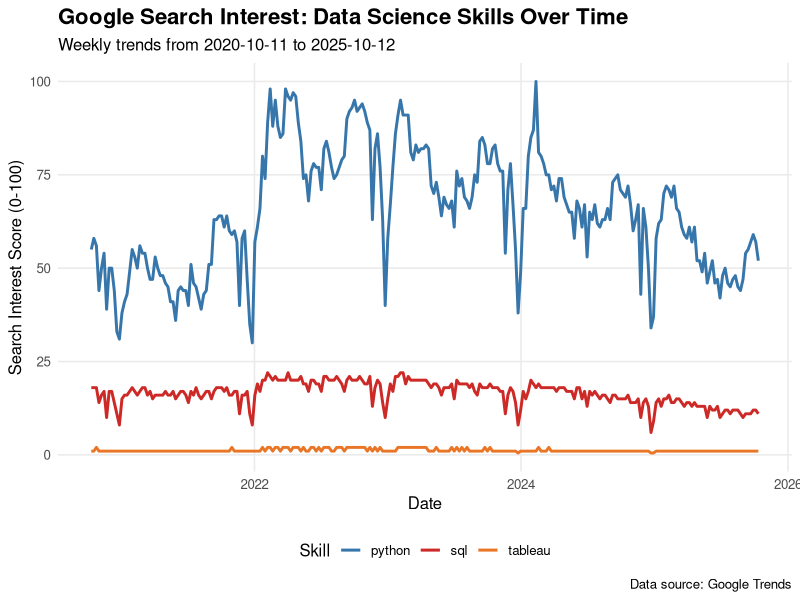
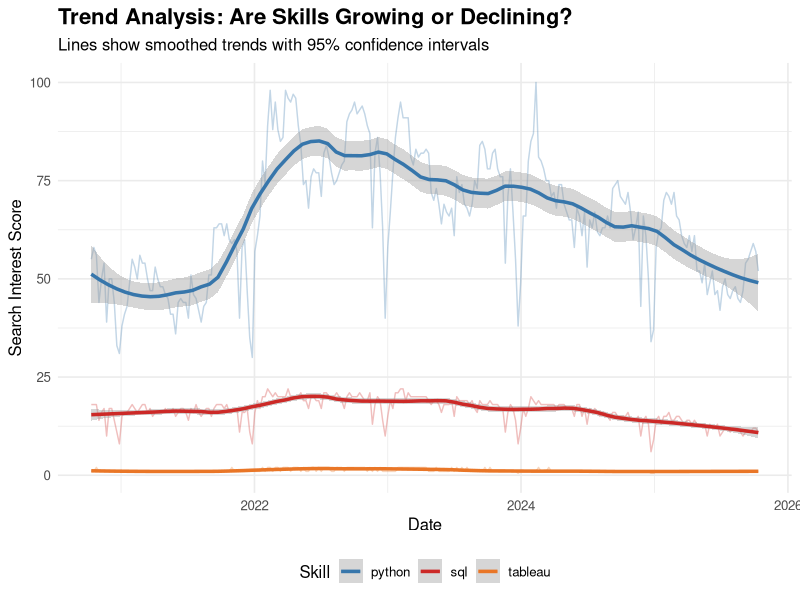
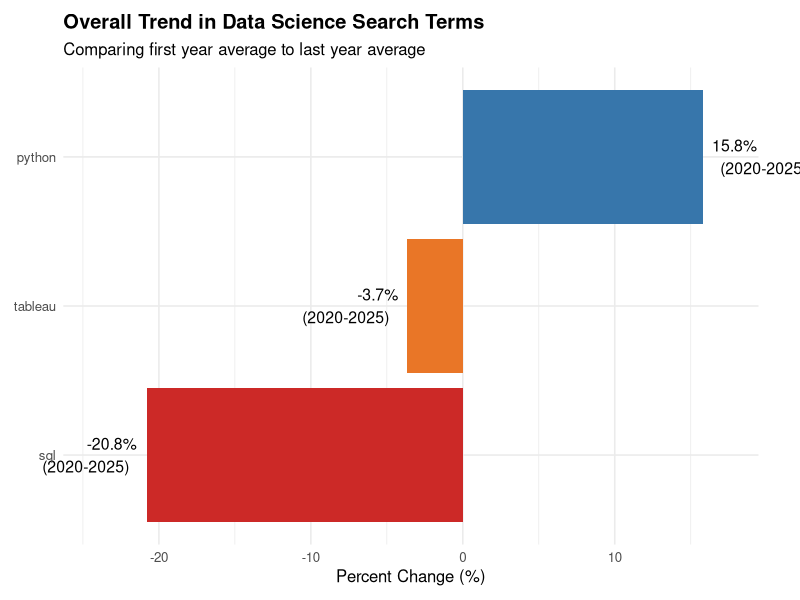
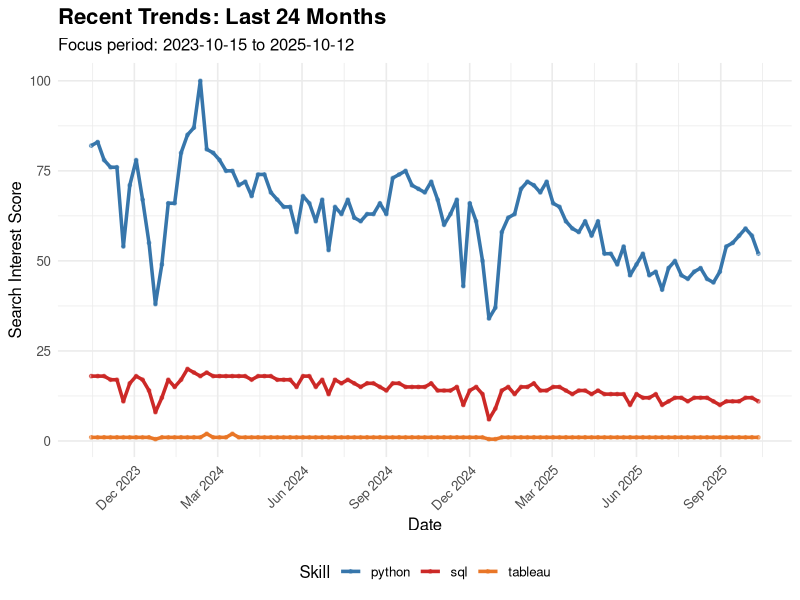
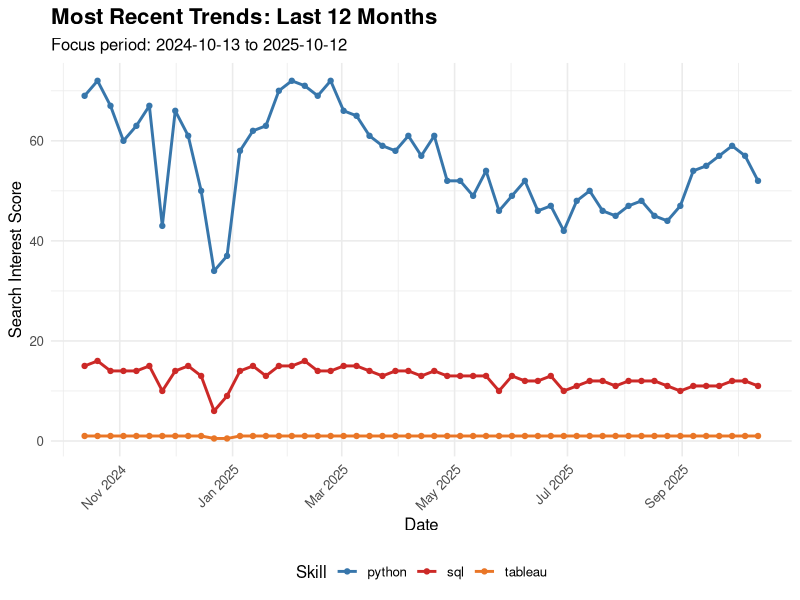
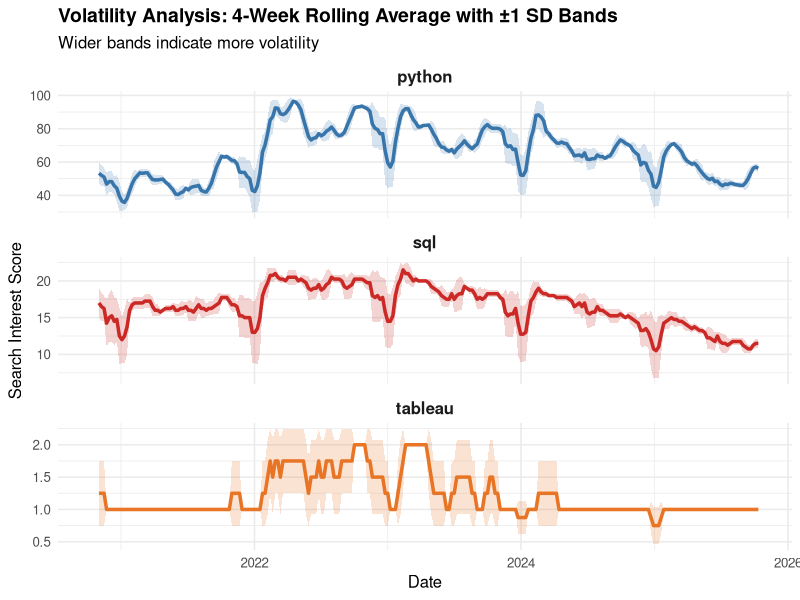
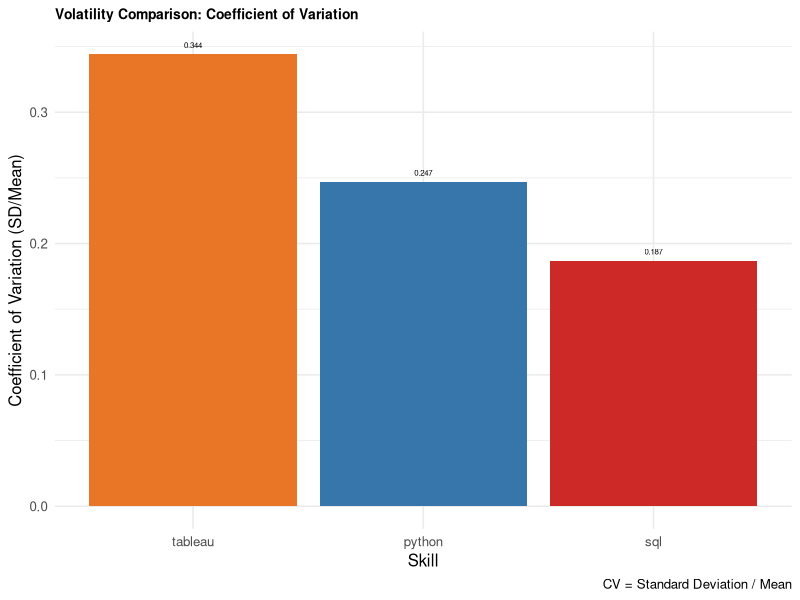
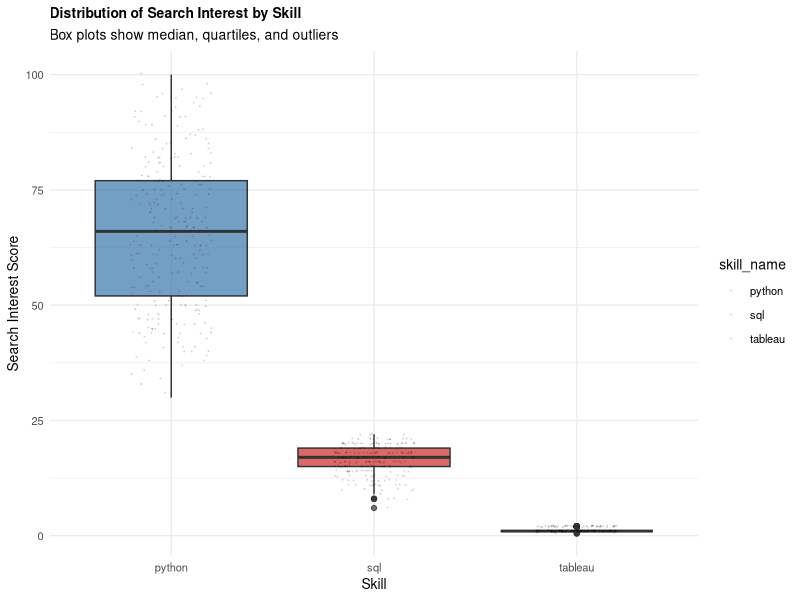

These figures' R source, in order:
## ---- chunk 1

## ---- chunk 2

# Core packages
library(DBI)
library(RSQLite)
library(dplyr)
library(ggplot2)
library(lubridate)
library(tidyr)
library(readr)
library(knitr)
library(scales)
library(zoo)
## ---- chunk 3
# Load the CSV
trends_viz <- read_csv("data/trends_long.csv", show_col_types = FALSE)

# Convert date column from numeric to Date
trends_viz <- trends_viz %>%
  mutate(date = as.Date(date, origin = "1970-01-01"))

# Verify the conversion
cat("Date range:", as.character(min(trends_viz$date)), "to", 
    as.character(max(trends_viz$date)), "\n")
cat("Number of weeks:", n_distinct(trends_viz$date), "\n")

# Preview
#head(trends_viz, 10)
## ---- chunk 4
# Summary by skill
trends_viz %>%
  group_by(skill_name) %>%
  summarise(
    observations = n(),
    avg_interest = round(mean(interest), 2),
    min_interest = min(interest),
    max_interest = max(interest)
  ) %>%
  knitr::kable(caption = "Summary Statistics by Skill")
## ---- chunk 5
#Which skill has been most consistently popular over time?
ggplot(trends_viz, aes(x = date, y = interest, color = skill_name)) +
  geom_line(linewidth = 1) +
  labs(
    title = "Google Search Interest: Data Science Skills Over Time",
    subtitle = paste("Weekly trends from", min(trends_viz$date), "to", max(trends_viz$date)),
    x = "Date",
    y = "Search Interest Score (0-100)",
    color = "Skill",
    caption = "Data source: Google Trends"
  ) +
  scale_color_manual(values = c("python" = "#3776AB", 
                                 "sql" = "#CC2927", 
                                 "tableau" = "#E97627")) +
  theme_minimal(base_size = 12) +
  theme(
    legend.position = "bottom",
    plot.title = element_text(face = "bold", size = 16),
    panel.grid.minor = element_blank()
  )
## ---- chunk 6
ggplot(trends_viz, aes(x = date, y = interest, color = skill_name)) +
  geom_line(alpha = 0.3, linewidth = 0.5) +  # Actual data (faded)
  geom_smooth(method = "loess", se = TRUE, linewidth = 1.2, span = 0.3) +  # Smoothed trend
  labs(
    title = "Trend Analysis: Are Skills Growing or Declining?",
    subtitle = "Lines show smoothed trends with 95% confidence intervals",
    x = "Date",
    y = "Search Interest Score",
    color = "Skill"
  ) +
  scale_color_manual(values = c("python" = "#3776AB", 
                                 "sql" = "#CC2927", 
                                 "tableau" = "#E97627")) +
  theme_minimal(base_size = 12) +
  theme(
    legend.position = "bottom",
    plot.title = element_text(face = "bold", size = 16)
  )
## ---- chunk 7
growth_stats <- trends_viz %>%
  group_by(skill_name) %>%
  arrange(date) %>%
  summarise(
    first_year = year(min(date)),
    last_year = year(max(date)),
    first_year_avg = mean(interest[date <= min(date) + years(1)], na.rm = TRUE),
    last_year_avg = mean(interest[date >= max(date) - years(1)], na.rm = TRUE),
    overall_change = last_year_avg - first_year_avg,
    percent_change = round((last_year_avg - first_year_avg) / first_year_avg * 100, 1)
  )

print(growth_stats)

# Data formatted as a table
growth_stats %>%
  knitr::kable(
    col.names = c("Skill", "First Year", "Last Year", 
                  "First Year Avg", "Last Year Avg", 
                  "Change", "% Change"),
    digits = 2,
    caption = "Growth Statistics: Comparing First and Last Year of Data Collection"
  )
## ---- chunk 8
ggplot(growth_stats, aes(x = reorder(skill_name, percent_change), y = percent_change, fill = skill_name)) +
  geom_col(show.legend = FALSE) +
  geom_text(aes(label = paste0(percent_change, "%\n(", first_year, "-", last_year, ")")), 
            hjust = ifelse(growth_stats$percent_change > 0, -0.2, 1.2), 
            size = 4) +
  coord_flip(clip = "off") +  # Turn off clipping
  labs(
    title = "Overall Trend in Data Science Search Terms",
    subtitle = "Comparing first year average to last year average",
    x = NULL,
    y = "Percent Change (%)"
  ) +
  scale_fill_manual(values = c("python" = "#3776AB", "sql" = "#CC2927", "tableau" = "#E97627")) +
  scale_y_continuous(expand = expansion(mult = c(0.15, 0.1))) +  # Add padding
  theme_minimal(base_size = 12) +
  theme(
    plot.title = element_text(face = "bold"),
    plot.margin = margin(10, 30, 10, 10)  # Add right margin
  )
## ---- chunk 9
# Filter for last 24 months
recent_24mo <- trends_viz %>%
  filter(date >= max(date) - months(24))

# Plot last 24 months
ggplot(recent_24mo, aes(x = date, y = interest, color = skill_name)) +
  geom_line(linewidth = 1.2) +
  geom_point(size = 1, alpha = 0.5) +
  labs(
    title = "Recent Trends: Last 24 Months",
    subtitle = paste("Focus period:", min(recent_24mo$date), "to", max(recent_24mo$date)),
    x = "Date",
    y = "Search Interest Score",
    color = "Skill"
  ) +
  scale_color_manual(values = c("python" = "#3776AB", 
                                 "sql" = "#CC2927", 
                                 "tableau" = "#E97627")) +
  scale_x_date(date_breaks = "3 months", date_labels = "%b %Y") +
  theme_minimal(base_size = 12) +
  theme(
    legend.position = "bottom",
    plot.title = element_text(face = "bold", size = 16),
    axis.text.x = element_text(angle = 45, hjust = 1)
  )

# Filter for last 12 months
recent_12mo <- trends_viz %>%
  filter(date >= max(date) - months(12))

# Plot last 12 months
ggplot(recent_12mo, aes(x = date, y = interest, color = skill_name)) +
  geom_line(linewidth = 1.0) +
  geom_point(size = 1.5) +
  labs(
    title = "Most Recent Trends: Last 12 Months",
    subtitle = paste("Focus period:", min(recent_12mo$date), "to", max(recent_12mo$date)),
    x = "Date",
    y = "Search Interest Score",
    color = "Skill"
  ) +
  scale_color_manual(values = c("python" = "#3776AB", 
                                 "sql" = "#CC2927", 
                                 "tableau" = "#E97627")) +
  scale_x_date(date_breaks = "2 months", date_labels = "%b %Y") +
  theme_minimal(base_size = 12) +
  theme(
    legend.position = "bottom",
    plot.title = element_text(face = "bold", size = 16),
    axis.text.x = element_text(angle = 45, hjust = 1)
  )
## ---- chunk 10
# Calculate volatility metrics
volatility_stats <- trends_viz %>%
  group_by(skill_name) %>%
  summarise(
    mean_interest = mean(interest),
    sd_interest = sd(interest),
    cv = sd_interest / mean_interest,  # Coefficient of Variation
    min_interest = min(interest),
    max_interest = max(interest),
    range = max_interest - min_interest
  ) %>%
  arrange(cv)

print(volatility_stats)
## ---- chunk 11
# Plot 1: Line chart with standard deviation bands
trends_with_sd <- trends_viz %>%
  group_by(skill_name) %>%
  mutate(
    rolling_mean = rollmean(interest, k = 4, fill = NA, align = "right"),
    rolling_sd = rollapply(interest, width = 4, FUN = sd, fill = NA, align = "right"),
    upper_band = rolling_mean + rolling_sd,
    lower_band = rolling_mean - rolling_sd
  ) %>%
  ungroup()

ggplot(trends_with_sd, aes(x = date, y = interest, color = skill_name, fill = skill_name)) +
  geom_line(aes(y = rolling_mean), linewidth = 1.2) +
  geom_ribbon(aes(ymin = lower_band, ymax = upper_band), alpha = 0.2, color = NA) +
  facet_wrap(~skill_name, ncol = 1, scales = "free_y") +
  labs(
    title = "Volatility Analysis: 4-Week Rolling Average with ±1 SD Bands",
    subtitle = "Wider bands indicate more volatility",
    x = "Date",
    y = "Search Interest Score",
    fill = "Skill",
    color = "Skill"
  ) +
  scale_color_manual(values = c("python" = "#3776AB", 
                                 "sql" = "#CC2927", 
                                 "tableau" = "#E97627")) +
  scale_fill_manual(values = c("python" = "#3776AB", 
                                "sql" = "#CC2927", 
                                "tableau" = "#E97627")) +
  theme_minimal(base_size = 12) +
  theme(
    legend.position = "none",
    plot.title = element_text(face = "bold", size = 14),
    strip.text = element_text(face = "bold", size = 12)
  )
## ---- chunk 12
# Coefficient of Variation comparison
ggplot(volatility_stats, aes(x = reorder(skill_name, -cv), y = cv, fill = skill_name)) +
  geom_col(show.legend = FALSE) +
  geom_text(aes(label = round(cv, 3)), vjust = -1, size = 2) +  # Change from -0.5 to -1 +
  labs(
    title = "Volatility Comparison: Coefficient of Variation",
    x = "Skill",
    y = "Coefficient of Variation (SD/Mean)",
    caption = "CV = Standard Deviation / Mean"
  ) +
  scale_fill_manual(values = c("python" = "#3776AB", 
                                "sql" = "#CC2927", 
                                "tableau" = "#E97627")) +
  theme_minimal(base_size = 12) +
  theme(plot.title = element_text(face = "bold", size = 10))

# Box plots showing distribution
ggplot(trends_viz, aes(x = skill_name, y = interest, fill = skill_name)) +
  geom_boxplot(show.legend = FALSE, alpha = 0.7) +
  geom_jitter(width = 0.2, alpha = 0.1, size = 0.1) +
  labs(
    title = "Distribution of Search Interest by Skill",
    subtitle = "Box plots show median, quartiles, and outliers",
    x = "Skill",
    y = "Search Interest Score"
  ) +
  scale_fill_manual(values = c("python" = "#3776AB", 
                                "sql" = "#CC2927", 
                                "tableau" = "#E97627")) +
  
  theme_minimal(base_size = 10) +
  theme(plot.title = element_text(face = "bold", size = 10))
## ---- chunk 13
volatility_stats %>%
  mutate(
    stability_rank = rank(cv),
    interpretation = case_when(
      cv < 0.3 ~ "Very Stable",
      cv < 0.5 ~ "Moderately Stable",
      cv < 0.7 ~ "Moderate Volatility",
      TRUE ~ "High Volatility"
    )
  ) %>%
  select(skill_name, mean_interest, sd_interest, cv, interpretation, stability_rank) %>%
  arrange(stability_rank) %>%
  knitr::kable(
    col.names = c("Skill", "Mean Interest", "Std Dev", "CV", "Interpretation", "Rank"),
    digits = 2,
    caption = "Volatility Rankings (1 = Most Stable)"
  )
## ---- chunk 14

# Prepare Python data
python_data <- trends_viz %>%
  filter(skill_name == "python") %>%
  arrange(date)

# Fit linear model on FULL data
python_data$time_index <- 1:nrow(python_data)
lm_model <- lm(interest ~ time_index, data = python_data)

# Print model summary
cat("\n=== Linear Model Summary ===\n")
summary(lm_model)

# Extract key stats
slope <- coef(lm_model)[2]
r_squared <- summary(lm_model)$r.squared

cat("\nKey Findings:\n")
cat("- Growth rate:", round(slope, 3), "points per week\n")
cat("- Model explains", round(r_squared * 100, 1), "% of variance (R²)\n")

# Forecast 26 weeks ahead
future_time <- (nrow(python_data) + 1):(nrow(python_data) + 26)
forecast_lm <- predict(lm_model, 
                       newdata = data.frame(time_index = future_time),
                       interval = "prediction", level = 0.95)

forecast_df <- data.frame(
  date = seq(max(python_data$date) + 7, by = "week", length.out = 26),
  forecast = forecast_lm[, "fit"],
  lower_95 = forecast_lm[, "lwr"],
  upper_95 = forecast_lm[, "upr"]
)

# Show only last 18-24 months + forecast for clarity
recent_python <- python_data %>%
  filter(date >= max(date) - months(18))

# Plot
ggplot() +
  geom_line(data = recent_python, aes(x = date, y = interest), 
            color = "gray50", linewidth = 1) +
  geom_point(data = recent_python, aes(x = date, y = interest),
             color = "gray50", size = 1, alpha = 0.5) +
  geom_line(data = forecast_df, aes(x = date, y = forecast), 
            color = "#3776AB", linewidth = 1.5, linetype = "solid") +
  geom_ribbon(data = forecast_df, 
              aes(x = date, ymin = lower_95, ymax = upper_95),
              alpha = 0.3, fill = "#3776AB") +
  geom_vline(xintercept = max(python_data$date), 
             linetype = "dotted", color = "red", linewidth = 0.7) +
  annotate("text", x = max(python_data$date), y = max(recent_python$interest) * 0.95, 
           label = "Forecast →", hjust = -0.1, size = 3.5, color = "red") +
  labs(
    title = "Python Search Interest: 6-Month Forecast",
    subtitle = sprintf("Based on %.1f years of data | Growth: %.3f pts/week | R² = %.1f%%", 
                       as.numeric(max(python_data$date) - min(python_data$date))/365.25,
                       slope, 
                       r_squared * 100),
    x = "Date", 
    y = "Search Interest Score",
    caption = "Shaded area represents 95% prediction interval. Dotted line marks forecast start."
  ) +
  theme_minimal(base_size = 12) +
  theme(
    plot.title = element_text(face = "bold", size = 14),
    plot.subtitle = element_text(size = 10, color = "gray30")
  )

# Print forecast summary
cat("\n=== 6-Month Forecast Summary ===\n")
cat("Current interest (last obs):", round(tail(python_data$interest, 1), 1), "\n")
cat("Forecast in 6 months:", round(tail(forecast_df$forecast, 1), 1), "\n")
cat("95% Prediction Interval: [", 
    round(tail(forecast_df$lower_95, 1), 1), ",", 
    round(tail(forecast_df$upper_95, 1), 1), "]\n")

## ---- chunk 15
# The Growing Interest of Python as a Data Science Skill

# Calculate trends
market_share <- trends_viz %>%
  group_by(date) %>%
  mutate(
    total_interest = sum(interest),
    market_share = interest / total_interest * 100
  ) %>%
  ungroup()

# Stacked area chart
ggplot(market_share, aes(x = date, y = market_share, fill = skill_name)) +
  geom_area(alpha = 0.8) +
  labs(
    title = "Python's Dominance as a percentage of Total Search Interest",
    subtitle = "Percentage of total search interest across all three skills",
    x = "Date",
    y = "Share of Total Interest (%)",
    fill = "Skill",
    caption = "Python now represents over 80% of total search interest"
  ) +
  scale_fill_manual(values = c("python" = "#3776AB", 
                                "sql" = "#CC2927", 
                                "tableau" = "#E97627")) +
  scale_y_continuous(labels = scales::percent_format(scale = 1)) +
  theme_minimal(base_size = 12) +
  theme(
    legend.position = "bottom",
    plot.title = element_text(face = "bold", size = 14)
  )

# Summary table
market_share_summary <- market_share %>%
  mutate(year = year(date)) %>%
  group_by(skill_name, year) %>%
  summarise(avg_market_share = mean(market_share), .groups = "drop") %>%
  pivot_wider(names_from = year, values_from = avg_market_share)

market_share_summary %>%
  knitr::kable(
    digits = 1,
    caption = "Average Market Share by Year (%)"
  )
## ---- chunk 16
# Peak Performance: Distance from All-Time Highs

# Find peaks and current values
peak_comparison <- trends_viz %>%
  group_by(skill_name) %>%
  summarise(
    peak_interest = max(interest),
    peak_date = date[which.max(interest)],
    current_interest = last(interest),
    current_date = last(date),
    decline_from_peak = current_interest - peak_interest,
    pct_from_peak = (current_interest - peak_interest) / peak_interest * 100
  )

# Visualization
ggplot(peak_comparison, aes(x = reorder(skill_name, pct_from_peak), 
                            y = pct_from_peak, fill = skill_name)) +
  geom_col(show.legend = FALSE) +
  geom_hline(yintercept = 0, linetype = "dashed", color = "gray30") +
  geom_text(aes(label = paste0(round(pct_from_peak, 1), "%\n", 
                                "Peak: ", format(peak_date, "%b %Y"))),
            hjust = ifelse(peak_comparison$pct_from_peak > 0, -0.2, 1.2),
            size = 3.5) +
  coord_flip(clip = "off") +
  labs(
    title = "Current Position Relative to Historical Peak",
    subtitle = "How does today's interest compare to all-time highs?",
    x = NULL,
    y = "Change from Peak (%)",
    caption = "Negative values indicate decline from peak performance"
  ) +
  scale_fill_manual(values = c("python" = "#3776AB", 
                                "sql" = "#CC2927", 
                                "tableau" = "#E97627")) +
  scale_y_continuous(expand = expansion(mult = c(0.15, 0.15))) +
  theme_minimal(base_size = 12) +
  theme(
    plot.title = element_text(face = "bold", size = 14),
    plot.margin = margin(10, 50, 10, 10)
  )

# Summary table
peak_comparison %>%
  knitr::kable(
    col.names = c("Skill", "Peak Interest", "Peak Date", "Current Interest", 
                  "Current Date", "Change", "% from Peak"),
    digits = 1,
    caption = "Peak vs. Current Performance Metrics"
  )
## ---- chunk 17
# Seasonal Patterns: Do Skills Show Predictable Cycles?

# Year-over-Year comparison
trends_yoy <- trends_viz %>%
  mutate(
    year = year(date),
    month = month(date, label = TRUE, abbr = TRUE)
  ) %>%
  group_by(skill_name, year, month) %>%
  summarise(avg_interest = mean(interest), .groups = "drop")

# Faceted line plot
ggplot(trends_yoy, aes(x = month, y = avg_interest, 
                       color = as.factor(year), group = year)) +
  geom_line(linewidth = 1.1) +
  geom_point(size = 1.5) +
  facet_wrap(~skill_name, ncol = 1, scales = "free_y") +
  labs(
    title = "Seasonal Patterns: Month-by-Month Comparison Across Years",
    subtitle = "Do skills show consistent seasonal trends?",
    x = "Month",
    y = "Average Search Interest",
    color = "Year",
    caption = "Each line represents one calendar year"
  ) +
  scale_color_brewer(palette = "Set2") +
  theme_minimal(base_size = 12) +
  theme(
    plot.title = element_text(face = "bold", size = 14),
    legend.position = "bottom",
    axis.text.x = element_text(angle = 45, hjust = 1),
    strip.text = element_text(face = "bold", size = 10)
  )

# Calculate seasonality index (coefficient of variation by month)
seasonality_stats <- trends_viz %>%
  mutate(month = month(date, label = TRUE)) %>%
  group_by(skill_name, month) %>%
  summarise(
    mean_interest = mean(interest),
    sd_interest = sd(interest),
    cv = sd_interest / mean_interest,
    .groups = "drop"
  ) %>%
  group_by(skill_name) %>%
  summarise(
    avg_monthly_cv = mean(cv),
    seasonality = ifelse(avg_monthly_cv > 0.3, "High", 
                        ifelse(avg_monthly_cv > 0.15, "Moderate", "Low")),
    .groups = "drop"
  )

seasonality_stats %>%
  knitr::kable(
    col.names = c("Skill", "Avg Monthly CV", "Seasonality Level"),
    digits = 3,
    caption = "Seasonality Assessment by Skill"
  )
